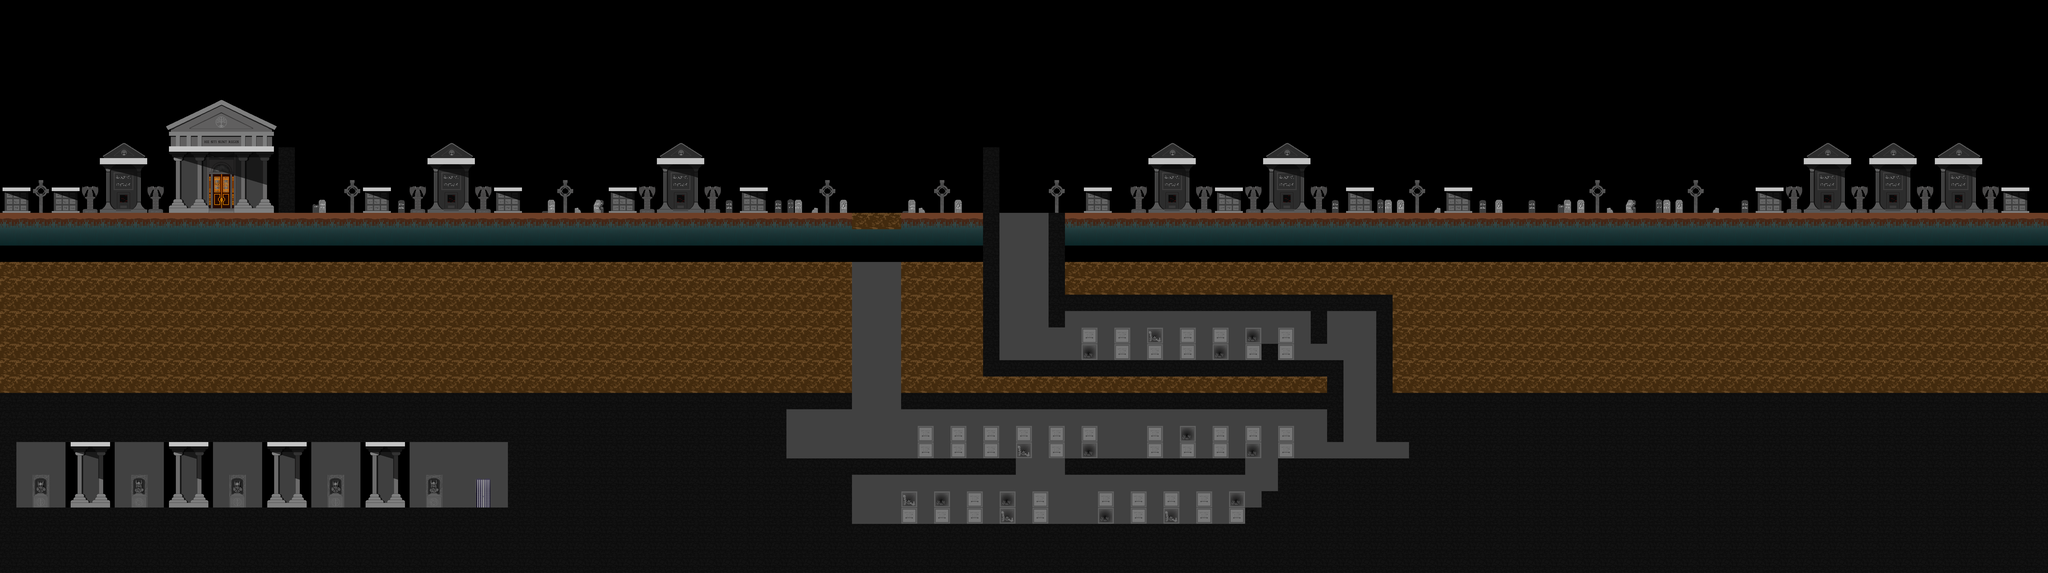

The image is a tile-based game level rendered from a .tmx file. Its description and source (layers, tilesets, objects; grid data summarised) follow:
An orthogonal 125x35 tile map with 64x64 px tiles, 2 tile layers (derriere, solides), 1 hidden layer not drawn and 102 objects (escalier, checkPoint4, checkPoint3, checkPoint1, checkPoint2, ...).

<map version="1.4" tiledversion="1.4.3" orientation="orthogonal" renderorder="right-down" width="125" height="35" tilewidth="64" tileheight="64" infinite="0" nextlayerid="37" nextobjectid="162">
 <tileset firstgid="1" name="tableauTiledTilesetCimetiere2" tilewidth="64" tileheight="64" tilecount="168" columns="21">
  <image source="tableauTiledTilesetCimetiere2.png" width="1344" height="512" />
  <tile id="0">
   <properties>
    <property name="collides" type="bool" value="true" />
   </properties>
  </tile>
  <tile id="1">
   <properties>
    <property name="collides" type="bool" value="false" />
   </properties>
  </tile>
  <tile id="2">
   <properties>
    <property name="collides" type="bool" value="false" />
   </properties>
  </tile>
  <tile id="3">
   <properties>
    <property name="collides" type="bool" value="false" />
   </properties>
  </tile>
  <tile id="4">
   <properties>
    <property name="collides" type="bool" value="false" />
   </properties>
  </tile>
  <tile id="5">
   <properties>
    <property name="collides" type="bool" value="true" />
   </properties>
  </tile>
  <tile id="6">
   <properties>
    <property name="collides" type="bool" value="true" />
   </properties>
  </tile>
  <tile id="7">
   <properties>
    <property name="collides" type="bool" value="false" />
   </properties>
  </tile>
  <tile id="8">
   <properties>
    <property name="collides" type="bool" value="false" />
   </properties>
  </tile>
  <tile id="9">
   <properties>
    <property name="collides" type="bool" value="false" />
   </properties>
  </tile>
  <tile id="10">
   <properties>
    <property name="collides" type="bool" value="true" />
   </properties>
  </tile>
  <tile id="11">
   <properties>
    <property name="collides" type="bool" value="true" />
   </properties>
  </tile>
  <tile id="12">
   <properties>
    <property name="collides" type="bool" value="false" />
   </properties>
  </tile>
  <tile id="13">
   <properties>
    <property name="collides" type="bool" value="false" />
   </properties>
  </tile>
  <tile id="14">
   <properties>
    <property name="collides" type="bool" value="false" />
   </properties>
  </tile>
  <tile id="15">
   <properties>
    <property name="collides" type="bool" value="false" />
   </properties>
  </tile>
  <tile id="16">
   <properties>
    <property name="collides" type="bool" value="false" />
   </properties>
  </tile>
  <tile id="17">
   <properties>
    <property name="collides" type="bool" value="false" />
   </properties>
  </tile>
  <tile id="18">
   <properties>
    <property name="collides" type="bool" value="false" />
   </properties>
  </tile>
  <tile id="21">
   <properties>
    <property name="collides" type="bool" value="false" />
   </properties>
  </tile>
  <tile id="22">
   <properties>
    <property name="collides" type="bool" value="false" />
   </properties>
  </tile>
  <tile id="23">
   <properties>
    <property name="collides" type="bool" value="false" />
   </properties>
  </tile>
  <tile id="24">
   <properties>
    <property name="collides" type="bool" value="false" />
   </properties>
  </tile>
  <tile id="25">
   <properties>
    <property name="collides" type="bool" value="false" />
   </properties>
  </tile>
  <tile id="26">
   <properties>
    <property name="collides" type="bool" value="false" />
   </properties>
  </tile>
  <tile id="27">
   <properties>
    <property name="collides" type="bool" value="false" />
   </properties>
  </tile>
  <tile id="28">
   <properties>
    <property name="collides" type="bool" value="false" />
   </properties>
  </tile>
  <tile id="29">
   <properties>
    <property name="collides" type="bool" value="false" />
   </properties>
  </tile>
  <tile id="30">
   <properties>
    <property name="collides" type="bool" value="false" />
   </properties>
  </tile>
  <tile id="31">
   <properties>
    <property name="collides" type="bool" value="true" />
   </properties>
  </tile>
  <tile id="32">
   <properties>
    <property name="collides" type="bool" value="true" />
   </properties>
  </tile>
  <tile id="33">
   <properties>
    <property name="collides" type="bool" value="false" />
   </properties>
  </tile>
  <tile id="34">
   <properties>
    <property name="collides" type="bool" value="false" />
   </properties>
  </tile>
  <tile id="35">
   <properties>
    <property name="collides" type="bool" value="false" />
   </properties>
  </tile>
  <tile id="36">
   <properties>
    <property name="collides" type="bool" value="false" />
   </properties>
  </tile>
  <tile id="37">
   <properties>
    <property name="collides" type="bool" value="false" />
   </properties>
  </tile>
  <tile id="38">
   <properties>
    <property name="collides" type="bool" value="false" />
   </properties>
  </tile>
  <tile id="39">
   <properties>
    <property name="collides" type="bool" value="false" />
   </properties>
  </tile>
  <tile id="42">
   <properties>
    <property name="collides" type="bool" value="false" />
   </properties>
  </tile>
  <tile id="43">
   <properties>
    <property name="collides" type="bool" value="false" />
   </properties>
  </tile>
  <tile id="44">
   <properties>
    <property name="collides" type="bool" value="false" />
   </properties>
  </tile>
  <tile id="45">
   <properties>
    <property name="collides" type="bool" value="false" />
   </properties>
  </tile>
  <tile id="46">
   <properties>
    <property name="collides" type="bool" value="false" />
   </properties>
  </tile>
  <tile id="47">
   <properties>
    <property name="collides" type="bool" value="true" />
   </properties>
  </tile>
  <tile id="48">
   <properties>
    <property name="collides" type="bool" value="false" />
   </properties>
  </tile>
  <tile id="49">
   <properties>
    <property name="collides" type="bool" value="false" />
   </properties>
  </tile>
  <tile id="50">
   <properties>
    <property name="collides" type="bool" value="false" />
   </properties>
  </tile>
  <tile id="51">
   <properties>
    <property name="collides" type="bool" value="false" />
   </properties>
  </tile>
  <tile id="52">
   <properties>
    <property name="collides" type="bool" value="false" />
   </properties>
  </tile>
  <tile id="53">
   <properties>
    <property name="collides" type="bool" value="false" />
   </properties>
  </tile>
  <tile id="54">
   <properties>
    <property name="collides" type="bool" value="false" />
   </properties>
  </tile>
  <tile id="55">
   <properties>
    <property name="collides" type="bool" value="false" />
   </properties>
  </tile>
  <tile id="56">
   <properties>
    <property name="collides" type="bool" value="false" />
   </properties>
  </tile>
  <tile id="57">
   <properties>
    <property name="collides" type="bool" value="false" />
   </properties>
  </tile>
  <tile id="58">
   <properties>
    <property name="collides" type="bool" value="false" />
   </properties>
  </tile>
  <tile id="59">
   <properties>
    <property name="collides" type="bool" value="false" />
   </properties>
  </tile>
  <tile id="60">
   <properties>
    <property name="collides" type="bool" value="false" />
   </properties>
  </tile>
  <tile id="63">
   <properties>
    <property name="collides" type="bool" value="false" />
   </properties>
  </tile>
  <tile id="64">
   <properties>
    <property name="collides" type="bool" value="false" />
   </properties>
  </tile>
  <tile id="65">
   <properties>
    <property name="collides" type="bool" value="false" />
   </properties>
  </tile>
  <tile id="66">
   <properties>
    <property name="collides" type="bool" value="false" />
   </properties>
  </tile>
  <tile id="67">
   <properties>
    <property name="collides" type="bool" value="false" />
   </properties>
  </tile>
  <tile id="68">
   <properties>
    <property name="collides" type="bool" value="true" />
   </properties>
  </tile>
  <tile id="69">
   <properties>
    <property name="collides" type="bool" value="true" />
   </properties>
  </tile>
  <tile id="70">
   <properties>
    <property name="collides" type="bool" value="true" />
   </properties>
  </tile>
  <tile id="71">
   <properties>
    <property name="collides" type="bool" value="true" />
   </properties>
  </tile>
  <tile id="72">
   <properties>
    <property name="collides" type="bool" value="true" />
   </properties>
  </tile>
  <tile id="73">
   <properties>
    <property name="collides" type="bool" value="true" />
   </properties>
  </tile>
  <tile id="74">
   <properties>
    <property name="collides" type="bool" value="false" />
   </properties>
  </tile>
  <tile id="75">
   <properties>
    <property name="collides" type="bool" value="false" />
   </properties>
  </tile>
  <tile id="76">
   <properties>
    <property name="collides" type="bool" value="false" />
   </properties>
  </tile>
  <tile id="77">
   <properties>
    <property name="collides" type="bool" value="false" />
   </properties>
  </tile>
  <tile id="78">
   <properties>
    <property name="collides" type="bool" value="false" />
   </properties>
  </tile>
  <tile id="79">
   <properties>
    <property name="collides" type="bool" value="false" />
   </properties>
  </tile>
  <tile id="80">
   <properties>
    <property name="collides" type="bool" value="false" />
   </properties>
  </tile>
  <tile id="81">
   <properties>
    <property name="collides" type="bool" value="false" />
   </properties>
  </tile>
  <tile id="84">
   <properties>
    <property name="collides" type="bool" value="false" />
   </properties>
  </tile>
  <tile id="85">
   <properties>
    <property name="collides" type="bool" value="false" />
   </properties>
  </tile>
  <tile id="86">
   <properties>
    <property name="collides" type="bool" value="false" />
   </properties>
  </tile>
  <tile id="87">
   <properties>
    <property name="collides" type="bool" value="false" />
   </properties>
  </tile>
  <tile id="88">
   <properties>
    <property name="collides" type="bool" value="false" />
   </properties>
  </tile>
  <tile id="89">
   <properties>
    <property name="collides" type="bool" value="false" />
   </properties>
  </tile>
  <tile id="90">
   <properties>
    <property name="collides" type="bool" value="true" />
   </properties>
  </tile>
  <tile id="91">
   <properties>
    <property name="collides" type="bool" value="true" />
   </properties>
  </tile>
  <tile id="92">
   <properties>
    <property name="collides" type="bool" value="true" />
   </properties>
  </tile>
  <tile id="93">
   <properties>
    <property name="collides" type="bool" value="true" />
   </properties>
  </tile>
  <tile id="94">
   <properties>
    <property name="collides" type="bool" value="true" />
   </properties>
  </tile>
  <tile id="95">
   <properties>
    <property name="collides" type="bool" value="false" />
   </properties>
  </tile>
  <tile id="96">
   <properties>
    <property name="collides" type="bool" value="false" />
   </properties>
  </tile>
  <tile id="97">
   <properties>
    <property name="collides" type="bool" value="false" />
   </properties>
  </tile>
  <tile id="98">
   <properties>
    <property name="collides" type="bool" value="false" />
   </properties>
  </tile>
  <tile id="99">
   <properties>
    <property name="collides" type="bool" value="false" />
   </properties>
  </tile>
  <tile id="100">
   <properties>
    <property name="collides" type="bool" value="false" />
   </properties>
  </tile>
  <tile id="101">
   <properties>
    <property name="collides" type="bool" value="false" />
   </properties>
  </tile>
  <tile id="102">
   <properties>
    <property name="collides" type="bool" value="false" />
   </properties>
  </tile>
  <tile id="105">
   <properties>
    <property name="collides" type="bool" value="false" />
   </properties>
  </tile>
  <tile id="106">
   <properties>
    <property name="collides" type="bool" value="false" />
   </properties>
  </tile>
  <tile id="107">
   <properties>
    <property name="collides" type="bool" value="false" />
   </properties>
  </tile>
  <tile id="108">
   <properties>
    <property name="collides" type="bool" value="false" />
   </properties>
  </tile>
  <tile id="109">
   <properties>
    <property name="collides" type="bool" value="false" />
   </properties>
  </tile>
  <tile id="110">
   <properties>
    <property name="collides" type="bool" value="false" />
   </properties>
  </tile>
  <tile id="111">
   <properties>
    <property name="collides" type="bool" value="false" />
   </properties>
  </tile>
  <tile id="112">
   <properties>
    <property name="collides" type="bool" value="false" />
   </properties>
  </tile>
  <tile id="113">
   <properties>
    <property name="collides" type="bool" value="false" />
   </properties>
  </tile>
  <tile id="114">
   <properties>
    <property name="collides" type="bool" value="false" />
   </properties>
  </tile>
  <tile id="115">
   <properties>
    <property name="collides" type="bool" value="false" />
   </properties>
  </tile>
  <tile id="116">
   <properties>
    <property name="collides" type="bool" value="false" />
   </properties>
  </tile>
  <tile id="117">
   <properties>
    <property name="collides" type="bool" value="false" />
   </properties>
  </tile>
  <tile id="118">
   <properties>
    <property name="collides" type="bool" value="false" />
   </properties>
  </tile>
  <tile id="119">
   <properties>
    <property name="collides" type="bool" value="false" />
   </properties>
  </tile>
  <tile id="120">
   <properties>
    <property name="collides" type="bool" value="false" />
   </properties>
  </tile>
  <tile id="121">
   <properties>
    <property name="collides" type="bool" value="false" />
   </properties>
  </tile>
  <tile id="122">
   <properties>
    <property name="collides" type="bool" value="false" />
   </properties>
  </tile>
  <tile id="123">
   <properties>
    <property name="collides" type="bool" value="false" />
   </properties>
  </tile>
  <tile id="126">
   <properties>
    <property name="collides" type="bool" value="false" />
   </properties>
  </tile>
  <tile id="127">
   <properties>
    <property name="collides" type="bool" value="false" />
   </properties>
  </tile>
  <tile id="128">
   <properties>
    <property name="collides" type="bool" value="false" />
   </properties>
  </tile>
  <tile id="129">
   <properties>
    <property name="collides" type="bool" value="false" />
   </properties>
  </tile>
  <tile id="130">
   <properties>
    <property name="collides" type="bool" value="false" />
   </properties>
  </tile>
  <tile id="131">
   <properties>
    <property name="collides" type="bool" value="false" />
   </properties>
  </tile>
  <tile id="132">
   <properties>
    <property name="collides" type="bool" value="false" />
   </properties>
  </tile>
  <tile id="133">
   <properties>
    <property name="collides" type="bool" value="false" />
   </properties>
  </tile>
  <tile id="134">
   <properties>
    <property name="collides" type="bool" value="false" />
   </properties>
  </tile>
  <tile id="135">
   <properties>
    <property name="collides" type="bool" value="false" />
   </properties>
  </tile>
  <tile id="136">
   <properties>
    <property name="collides" type="bool" value="false" />
   </properties>
  </tile>
  <tile id="137">
   <properties>
    <property name="collides" type="bool" value="false" />
   </properties>
  </tile>
  <tile id="138">
   <properties>
    <property name="collides" type="bool" value="false" />
   </properties>
  </tile>
  <tile id="139">
   <properties>
    <property name="collides" type="bool" value="false" />
   </properties>
  </tile>
  <tile id="140">
   <properties>
    <property name="collides" type="bool" value="false" />
   </properties>
  </tile>
  <tile id="141">
   <properties>
    <property name="collides" type="bool" value="false" />
   </properties>
  </tile>
  <tile id="142">
   <properties>
    <property name="collides" type="bool" value="false" />
   </properties>
  </tile>
  <tile id="143">
   <properties>
    <property name="collides" type="bool" value="false" />
   </properties>
  </tile>
  <tile id="144">
   <properties>
    <property name="collides" type="bool" value="false" />
   </properties>
  </tile>
 </tileset>
 <layer id="3" name="devant" width="125" height="35" visible="0">
  <data>[4375 cells, 0 non-empty, 0 distinct tile ids]</data>
 </layer>
 <layer id="2" name="derriere" width="125" height="35">
  <data>[4375 cells, 2528 non-empty, 91 distinct tile ids]</data>
 </layer>
 <layer id="1" name="solides" width="125" height="35">
  <properties>
   <property name="collides" type="bool" value="false" />
  </properties>
  <data>[4375 cells, 514 non-empty, 5 distinct tile ids]</data>
 </layer>
 <objectgroup id="17" name="escaliers">
  <object id="108" name="escalier" gid="69" x="1856" y="1984" width="64" height="64" />
 </objectgroup>
 <objectgroup id="4" name="stars">
  <object id="16" gid="70" x="576" y="1984" width="64" height="64" />
  <object id="19" gid="70" x="832" y="512" width="64" height="64" />
  <object id="22" gid="70" x="1439.5" y="823.5" width="64" height="64" />
  <object id="24" gid="70" x="2398.5" y="815" width="64" height="64" />
  <object id="27" gid="70" x="34" y="822" width="64" height="64" />
  <object id="28" gid="70" x="4766" y="822" width="64" height="64" />
  <object id="29" gid="70" x="5670" y="822" width="64" height="64" />
  <object id="30" gid="70" x="7842" y="820" width="64" height="64" />
  <object id="31" gid="70" x="1952" y="824" width="64" height="64" />
  <object id="32" gid="70" x="2912" y="818" width="64" height="64" />
  <object id="38" gid="70" x="4544" y="2048" width="64" height="64" />
  <object id="39" gid="70" x="4288" y="2048" width="64" height="64" />
  <object id="40" gid="70" x="3904" y="2048" width="64" height="64" />
  <object id="41" gid="70" x="3968" y="1792" width="64" height="64" />
  </objectgroup>
 <objectgroup id="5" name="checkPoints">
  <!-- 4 objects omitted --></objectgroup>
 <objectgroup id="6" name="flyingMonsters">
  <!-- 4 objects omitted --></objectgroup>
 <objectgroup id="7" name="zombies">
  <!-- 7 objects omitted --></objectgroup>
 <objectgroup id="20" name="bougies">
  <!-- 3 objects omitted --></objectgroup>
 <objectgroup id="32" name="bougies1">
  <!-- 2 objects omitted --></objectgroup>
 <objectgroup id="33" name="bougies2">
  <!-- 2 objects omitted --></objectgroup>
 <objectgroup id="34" name="bougies3">
  <!-- 2 objects omitted --></objectgroup>
 <objectgroup id="8" name="torches">
  <!-- 4 objects omitted --></objectgroup>
 <objectgroup id="21" name="torches1">
  <!-- 4 objects omitted --></objectgroup>
 <objectgroup id="22" name="torches2">
  <!-- 3 objects omitted --></objectgroup>
 <objectgroup id="23" name="torches3">
  <!-- 2 objects omitted --></objectgroup>
 <objectgroup id="24" name="torches4">
  <!-- 1 objects omitted --></objectgroup>
 <objectgroup id="25" name="torches5">
  <!-- 1 objects omitted --></objectgroup>
 <objectgroup id="26" name="torches6">
  <!-- 1 objects omitted --></objectgroup>
 <objectgroup id="28" name="torches7">
  <!-- 1 objects omitted --></objectgroup>
 <objectgroup id="29" name="torches8">
  <!-- 1 objects omitted --></objectgroup>
 <objectgroup id="9" name="aurore" />
 <objectgroup id="16" name="rocheQuiRoule">
  <!-- 2 objects omitted --></objectgroup>
 <objectgroup id="10" name="vase">
  <!-- 12 objects omitted --></objectgroup>
 <objectgroup id="18" name="solFragilePierre">
  <!-- 3 objects omitted --></objectgroup>
 <objectgroup id="15" name="solFragile">
  <!-- 3 objects omitted --></objectgroup>
 <objectgroup id="11" name="bossSpectre">
  <!-- 1 objects omitted --></objectgroup>
 <objectgroup id="12" name="sacdos" />
 <objectgroup id="13" name="spectres" />
 <objectgroup id="14" name="squelettes">
  <!-- 11 objects omitted --></objectgroup>
</map>
<!-- 87 of 102 objects omitted -->
